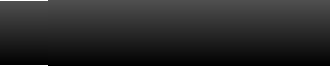
<?xml version="1.0" encoding="UTF-8"?>
<ui version="4.0">
 <class>NSRTouchDialog</class>
 <widget class="QWidget" name="NSRTouchDialog">
  <property name="geometry">
   <rect>
    <x>0</x>
    <y>0</y>
    <width>330</width>
    <height>66</height>
   </rect>
  </property>
  <property name="windowTitle">
   <string>Form</string>
  </property>
  <property name="styleSheet">
   <string notr="true">QWidget {
	background-color:white;
}

		          </string>
  </property>
  <layout class="QVBoxLayout" name="verticalLayout">
   <property name="spacing">
    <number>0</number>
   </property>
   <property name="margin">
    <number>0</number>
   </property>
   <item>
    <layout class="QHBoxLayout" name="horizontalLayout">
     <property name="spacing">
      <number>0</number>
     </property>
     <item>
      <widget class="QLabel" name="titleIcon">
       <property name="sizePolicy">
        <sizepolicy hsizetype="Fixed" vsizetype="Fixed">
         <horstretch>0</horstretch>
         <verstretch>0</verstretch>
        </sizepolicy>
       </property>
       <property name="minimumSize">
        <size>
         <width>48</width>
         <height>64</height>
        </size>
       </property>
       <property name="styleSheet">
        <string notr="true">QLabel {
	background-color: qlineargradient(spread:pad, x1:0.5, y1:0, x2:0.5, y2:1, stop:0 rgba(80, 80, 80, 255), stop:1 rgba(0, 0, 0, 255));
	color: rgb(255, 255, 255);
	font-size: 24px;
}</string>
       </property>
       <property name="text">
        <string/>
       </property>
       <property name="scaledContents">
        <bool>false</bool>
       </property>
       <property name="margin">
        <number>5</number>
       </property>
      </widget>
     </item>
     <item>
      <widget class="QLabel" name="titleLabel">
       <property name="minimumSize">
        <size>
         <width>0</width>
         <height>64</height>
        </size>
       </property>
       <property name="font">
        <font>
         <pointsize>-1</pointsize>
        </font>
       </property>
       <property name="styleSheet">
        <string notr="true">QLabel {
	background-color: qlineargradient(spread:pad, x1:0.5, y1:0, x2:0.5, y2:1, stop:0 rgba(80, 80, 80, 255), stop:1 rgba(0, 0, 0, 255));
	color: rgb(255, 255, 255);
	font-size: 24px;
}</string>
       </property>
       <property name="text">
        <string/>
       </property>
      </widget>
     </item>
    </layout>
   </item>
  </layout>
 </widget>
 <resources/>
 <connections/>
</ui>
